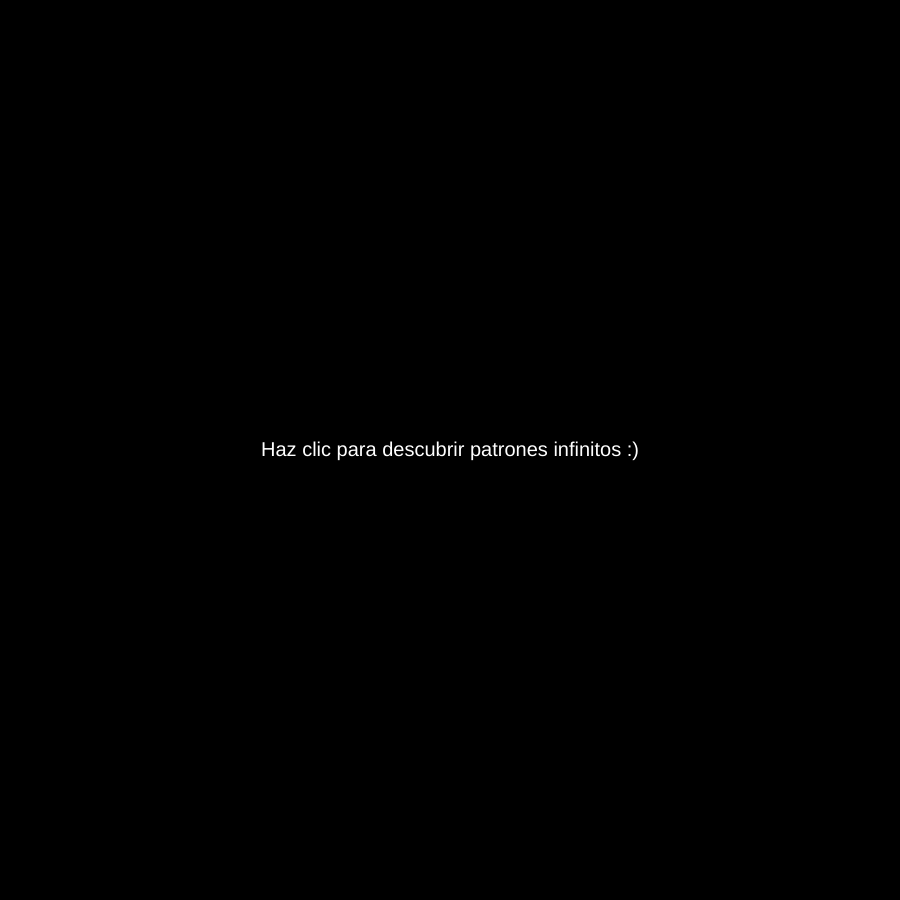
Frame 1 (no input)
Frame 60 (no input): identical to frame 1, image omitted
Frame 120 (the mouse pressed at the canvas centre since frame 60): identical to frame 1, image omitted

The p5.js sketch that drew this single still picture (run headless with seeded random() and noise() and a simulated clock; from frame 60 on, the mouse is pressed at the canvas centre):

// p5.js sketch
// ── sketch.js
// Definición de la paleta de colores iniciales.
let COLS = createCols("https://coolors.co/f93414-fe6c31-feae6c-06889b-006b8f-011f51");
// Variable para almacenar la paleta de colores.
let PALETTE;
// Variable que indica si se ha hecho clic en el lienzo.
let canvasClicked = false;

function setup() {
	// Creación del lienzo
	const s = min(windowWidth, windowHeight) * 0.9;
	createCanvas(s, s);
}

function draw() {
	// Si no se ha hecho clic, se muestra el mensaje inicial en un fondo negro
	if (!canvasClicked) {
		background(0);
		fill(255);
		textAlign(CENTER, CENTER);
		textSize(20);
		text("Haz clic para descubrir patrones infinitos :)", width/2, height/2);
	}
}

function mouseClicked() {
	// Si se ha hecho clic, se activa la variable canvasClicked y se genera una combinación aleatoria en base a la paleta de colores.
	if (!canvasClicked) {
		canvasClicked = true;
		PALETTE = shuffle(COLS, true);
	} else {
		// Si ya se ha hecho clic antes, se genera una nueva combinacón de colores aleatoria
		PALETTE = shuffle(COLS, true);
		// Se cambia el fondo del lienzo a uno aleatorio de la paleta.
		background(PALETTE[3]);
		PALETTE = PALETTE.slice(0, 3);
		
		const d = width * 0.38;
		// Se generan y dibujan los patrones en el lienzo
		pattern(randPattern(d));
		patternColors(shuffle(PALETTE));
		patternAngle(random(2*PI));
		circlePattern(width  * 0.5, height * 0.5, d);
	}
}

// Función para dibujar los patrones.
function typo(cx, cy, w, h, isp)
{
	// Estructura de patrones:
	const structure = isp ? 
				[[-9, -9],[-9, -9],[0, 1],[-1, -1], [-1, 2], [-1, -9],[2, -9]] :
				[[-1, 2],[-1, -9],[3, 1],[-9, -1], [0, 2], [-9, -9],[-9, -9]] ;

	const xNum = structure[0].length;
	const xSpan = w / xNum;
	const yNum =  structure.length;
	const ySpan = h / yNum;
	
	rectMode(CENTER);
	ellipseMode(CENTER);
	
	push();
	translate(cx - w /2, cy - h / 2);
	
	for(let yi = 0; yi < yNum; yi++)
	{
		for(let xi = 0; xi < xNum; xi++)
		{
			const isDraw = structure[yi][xi];
			if(isDraw >= -1)
			{
				const x = xSpan * (xi + 0.5);
				const y = ySpan * (yi + 0.5);
				patternColors(shuffle(PALETTE));
				pattern(randPattern(xSpan));
				patternAngle(int(random(4)) * PI / 4);
				push();
				translate(x, y);
				if(isDraw >= 0){
					rotate(isDraw * HALF_PI);
					const rn = random();
					if(rn > 0.66)rectPattern(0, 0, xSpan, ySpan, xSpan, 0, 0, 0);
					else if(rn > 0.33) arcPattern(xSpan / 2, ySpan / 2, xSpan * 2, ySpan * 2, PI, TAU / 4 * 3);
					else trianglePattern(xSpan / 2, ySpan / 2, -xSpan / 2, ySpan / 2, xSpan / 2, -ySpan / 2);
				}
				else
				{
					rectPattern(0, 0, xSpan, ySpan);
				}
				pop();
			}
		}
	}
	pop();
}

// Función para generar un patrón aleatorio
// Patrones sacados de la cuenta de Github de Sayama: https://github.com/SYM380/p5.pattern/blob/main/p5.pattern.js
function randPattern(t)
{
	const ptArr = [
		PTN.noise(0.5),
		PTN.noiseGrad(0.4),
		PTN.stripe(t / int(random(6, 12))),
		PTN.stripeCircle(t / int(random(6, 12))),
		PTN.stripePolygon(int(random(3, 7)),  int(random(6, 12))),
		PTN.stripeRadial(TAU /  int(random(6, 30))),
		PTN.wave(t / int(random(1, 3)), t / int(random(10, 20)), t / 5, t / 10),
		PTN.dot(t / 10, t / 10 * random(0.2, 1)),
		PTN.checked(t / int(random(5, 20)), t / int(random(5, 20))),
		PTN.cross(t / int(random(10, 20)), t / int(random(20, 40))),
		PTN.triangle(t / int(random(5, 20)), t / int(random(5, 20)))
	]
	return random(ptArr);
}

// Función para crear una paleta de colores a partir de una URL de coolors.co
function createCols(url)
{
	let slaIndex = url.lastIndexOf("/");
	let colStr = url.slice(slaIndex + 1);
	let colArr = colStr.split("-");
	for(let i = 0; i < colArr.length; i++)colArr[i] = "#" + colArr[i];
	return colArr;
}
